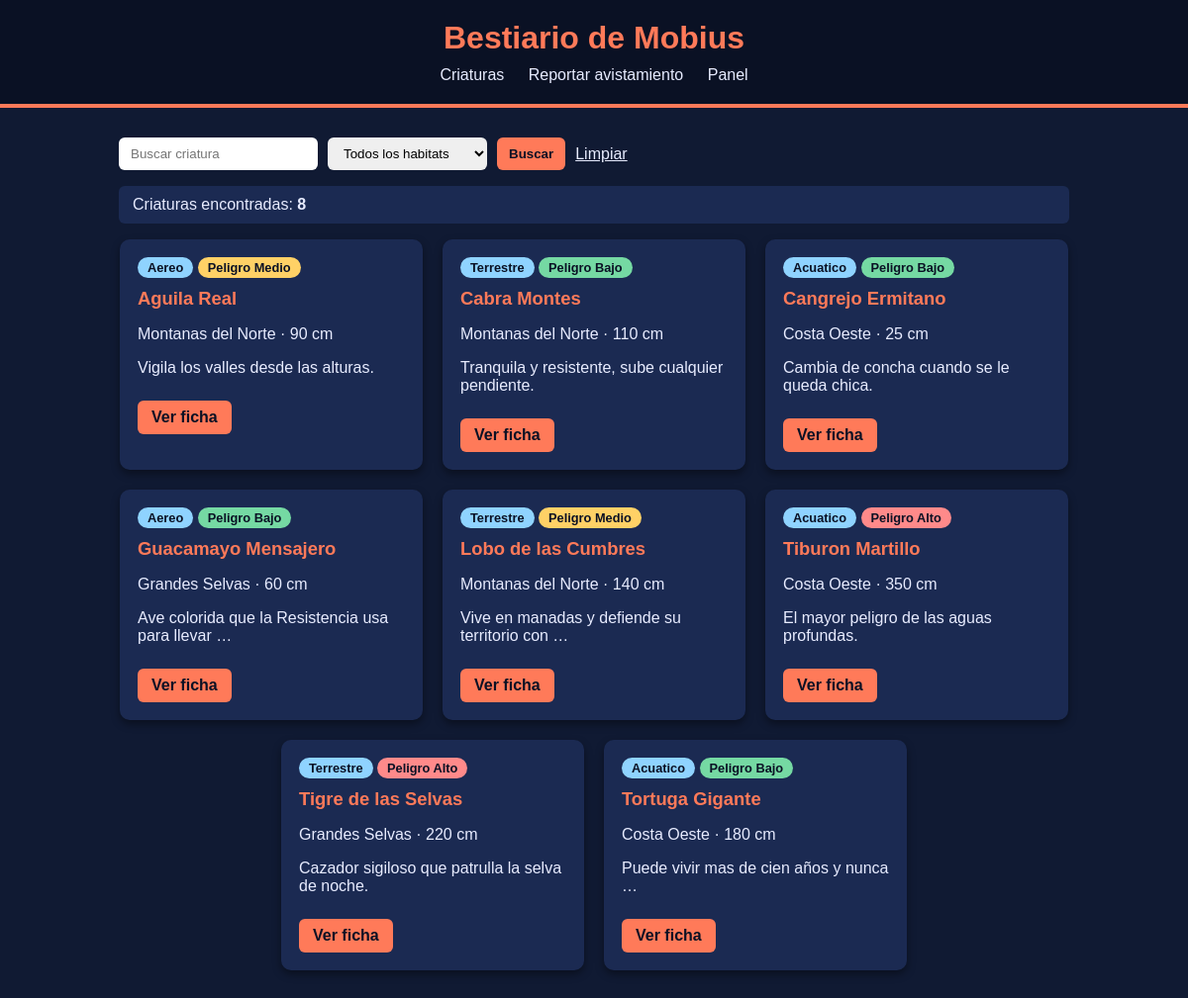
/, run on an earlier commit of the app's database.
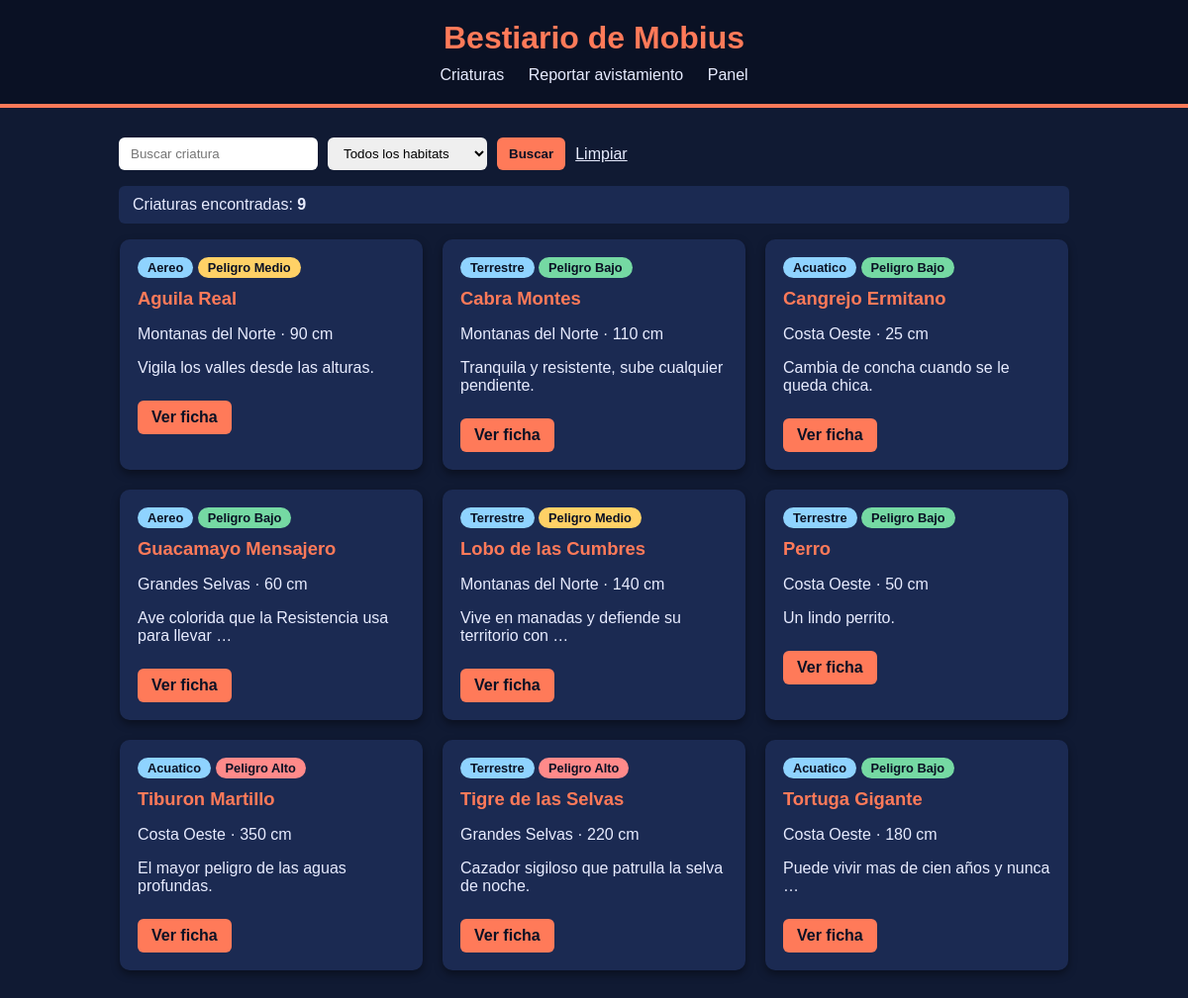
And on a later commit of the database.
### bestiario/models.py (models this page shows, shortened)
class Criatura(models.Model):
    TIPOS = [
        ('terrestre','Terrestre'),
        ('aereo', 'Aereo'),
        ('acuatico','Acuatico'),
    ]
    habitat = models.ForeignKey(
        Habitat,
        on_delete=models.PROTECT,
        related_name='criaturas',
    )
    nombre = models.CharField(max_length=100)
    tipo = models.CharField(max_length=10,choices=TIPOS)
    peligro = models.PositiveSmallIntegerField(default=1)
    tamano_cm = models.PositiveIntegerField()
    domesticable = models.BooleanField(default=False)
    visible = models.BooleanField(default=True)
    descripcion = models.TextField(blank=True)
    class Meta:
        ordering = ['nombre']
    @property
    def nivel_peligro(self):
        if self.peligro >=8:
            return "Alto"
        if self.peligro >=4:
            return "Medio"
        return "Bajo"

class Habitat(models.Model):
    nombre = models.CharField(max_length=80, unique=True)
    clima = models.CharField(max_length=60)
    descripcion = models.TextField(blank=True)
    class Meta:
        ordering = ['nombre']

### bestiario/views.py (the view)
# urls.py: path('', views.inicio, name='inicio'),
def inicio(request):
    criaturas = Criatura.objects.select_related('habitat').filter(visible=True)
    habitat_id = request.GET.get('habitat',"")
    q = request.GET.get('q',"").strip()
    if habitat_id.isdigit():
        criaturas = criaturas.filter(habitat_id=int(habitat_id))
    if q:
        criaturas = criaturas.filter(nombre__icontains=q)
    contexto = {
        'criaturas': criaturas,
        'habitats': Habitat.objects.all(),
        'habitat_sel': habitat_id,
        'q': q,
    }
    return render(request, 'bestiario/inicio.html', contexto)

### bestiario/templates/bestiario/inicio.html (shortened to what this page needs)
{% extends 'base.html' %}
{% block contenido %}
    <form method="get" class="filtros">
        <input type="text" name="q" value="{{ q }}" placeholder="Buscar criatura">
        <select name="habitat">
            <option value="">Todos los habitats</option>
        </select>
        <button type="submit">Buscar</button>
        <a href="{% url 'bestiario:inicio' %}">Limpiar</a>
    </form>
    <p class="resumen">Criaturas encontradas: <strong>{{ criaturas|length }}</strong></p>
    <div class="lista">
    {% for c in criaturas %}
        <div class="tarjeta">
            <span class="tipo">{{ c.get_tipo_display }}</span>
            <span class="nivel nivel-{{ c.nivel_peligro|lower }}">Peligro {{ c.nivel_peligro }}</span>
            <h2>{{ c.nombre }}</h2>
            <p>{{ c.habitat.nombre }} · {{ c.tamano_cm }} cm</p>
            <p>{{ c.descripcion|truncatewords:8 }}</p>
            <a href="{% url 'bestiario:detalle' c.id %}">Ver ficha</a>
        </div>
    {% empty %}
        <p>Todavia no hay criaturas cargadas.</p>
    {% endfor %}
    </div>
{% endblock %}

What changed in the data, as far as the page shows it:
added Criatura: tipo "Terrestre", nivel_peligro "Bajo", nombre "Perro", habitat.nombre "Costa Oeste", tamano_cm "50", descripcion "Un lindo perrito."
Also different on the page:
{{ criaturas|length }}: "8" → "9"
